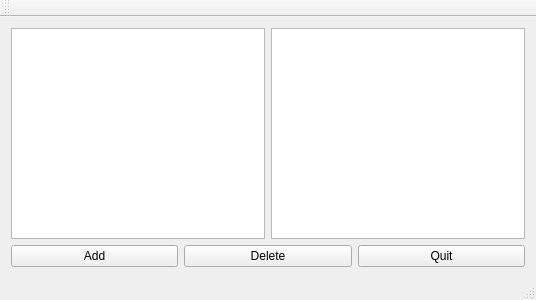
<?xml version="1.0" encoding="UTF-8"?>
<ui version="4.0">
 <class>MainWindow</class>
 <widget class="QMainWindow" name="MainWindow">
  <property name="geometry">
   <rect>
    <x>0</x>
    <y>0</y>
    <width>536</width>
    <height>300</height>
   </rect>
  </property>
  <property name="windowTitle">
   <string>MainWindow</string>
  </property>
  <widget class="QWidget" name="centralWidget">
   <layout class="QVBoxLayout" name="verticalLayout">
    <item>
     <layout class="QHBoxLayout" name="horizontalLayout">
      <item>
       <widget class="QListView" name="listView"/>
      </item>
      <item>
       <widget class="QTableView" name="tableView"/>
      </item>
     </layout>
    </item>
    <item>
     <layout class="QHBoxLayout" name="horizontalLayout_2">
      <item>
       <widget class="QPushButton" name="pushButton">
        <property name="text">
         <string>Add</string>
        </property>
       </widget>
      </item>
      <item>
       <widget class="QPushButton" name="pushButton_2">
        <property name="text">
         <string>Delete</string>
        </property>
       </widget>
      </item>
      <item>
       <widget class="QPushButton" name="pushButton_3">
        <property name="text">
         <string>Quit</string>
        </property>
       </widget>
      </item>
     </layout>
    </item>
   </layout>
  </widget>
  <widget class="QMenuBar" name="menuBar">
   <property name="geometry">
    <rect>
     <x>0</x>
     <y>0</y>
     <width>536</width>
     <height>21</height>
    </rect>
   </property>
  </widget>
  <widget class="QToolBar" name="mainToolBar">
   <attribute name="toolBarArea">
    <enum>TopToolBarArea</enum>
   </attribute>
   <attribute name="toolBarBreak">
    <bool>false</bool>
   </attribute>
  </widget>
  <widget class="QStatusBar" name="statusBar"/>
 </widget>
 <layoutdefault spacing="6" margin="11"/>
 <resources/>
 <connections/>
</ui>
